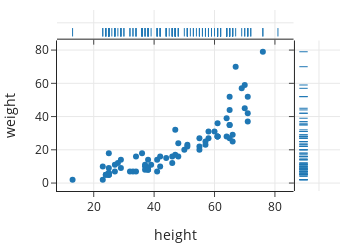

The code cell stored with this chart in its notebook:
### Markdown cell above
The scatter plot below displays the weight and height of dog breeds (both are
quantitative):

### Code cell
px.scatter(dogs, x='height', y='weight', 
           marginal_x="rug", marginal_y="rug",
           width=350, height=250)

### Figure 1 — Plotly figure (JSON) as saved in the notebook; plotly's stock layout.template omitted (floating-point values rounded to 4 significant figures; data arrays with more than 128 entries replaced by an {"elided": "..."} marker saying what was removed)
{"data": [{"hovertemplate": "height=%{x}<br>weight=%{y}<extra></extra>", "legendgroup": "", "marker": {"color": "#1F77B4", "symbol": "circle"}, "mode": "markers", "name": "", "orientation": "v", "showlegend": false, "type": "scatter", "x": {"elided": "172 int values"}, "xaxis": "x", "y": {"elided": "172 float values"}, "yaxis": "y"}, {"alignmentgroup": "True", "boxpoints": "all", "fillcolor": "rgba(255,255,255,0)", "hoveron": "points", "hovertemplate": "height=%{x}<extra></extra>", "jitter": 0, "legendgroup": "", "line": {"color": "rgba(255,255,255,0)"}, "marker": {"color": "#1F77B4", "symbol": "line-ns-open"}, "name": "", "offsetgroup": "", "showlegend": false, "type": "box", "x": {"elided": "172 int values"}, "xaxis": "x3", "yaxis": "y3"}, {"alignmentgroup": "True", "boxpoints": "all", "fillcolor": "rgba(255,255,255,0)", "hoveron": "points", "hovertemplate": "weight=%{y}<extra></extra>", "jitter": 0, "legendgroup": "", "line": {"color": "rgba(255,255,255,0)"}, "marker": {"color": "#1F77B4", "symbol": "line-ew-open"}, "name": "", "offsetgroup": "", "showlegend": false, "type": "box", "xaxis": "x2", "y": {"elided": "172 float values"}, "yaxis": "y2"}], "layout": {"height": 250, "legend": {"tracegroupgap": 0}, "width": 350, "xaxis": {"anchor": "y", "autorange": true, "domain": [0, 0.8358], "range": [7.843, 86.16], "title": {"text": "height"}, "type": "linear"}, "xaxis2": {"anchor": "y2", "autorange": true, "domain": [0.8408, 1], "matches": "x2", "range": [-0.5713, 0.5], "showline": false, "showticklabels": false, "ticks": "", "type": "category"}, "xaxis3": {"anchor": "y3", "autorange": true, "domain": [0, 0.8358], "matches": "x", "range": [7.843, 86.16], "showticklabels": false, "type": "linear"}, "xaxis4": {"anchor": "y4", "domain": [0.8408, 1], "matches": "x2", "showline": false, "showticklabels": false, "ticks": ""}, "yaxis": {"anchor": "x", "autorange": true, "domain": [0, 0.8316], "range": [-4.785, 85.78], "title": {"text": "weight"}, "type": "linear"}, "yaxis2": {"anchor": "x2", "autorange": true, "domain": [0, 0.8316], "matches": "y", "range": [-4.785, 85.78], "showticklabels": false, "type": "linear"}, "yaxis3": {"anchor": "x3", "autorange": true, "domain": [0.8416, 1], "matches": "y3", "range": [-0.6169, 0.5], "showline": false, "showticklabels": false, "ticks": "", "type": "category"}, "yaxis4": {"anchor": "x4", "domain": [0.8416, 1], "matches": "y3", "showline": false, "showticklabels": false, "ticks": ""}}}
